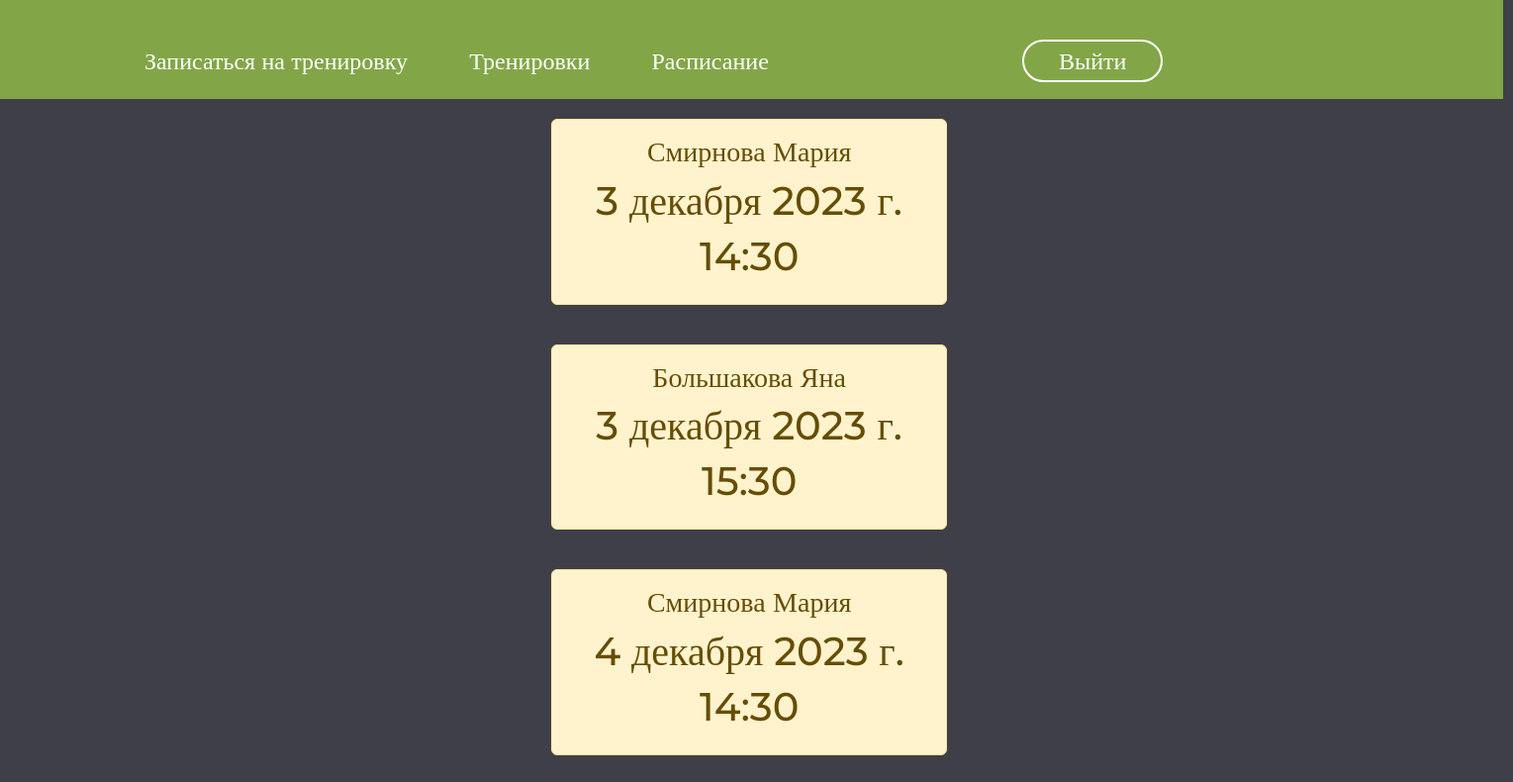
Page /lk on the earlier database version.
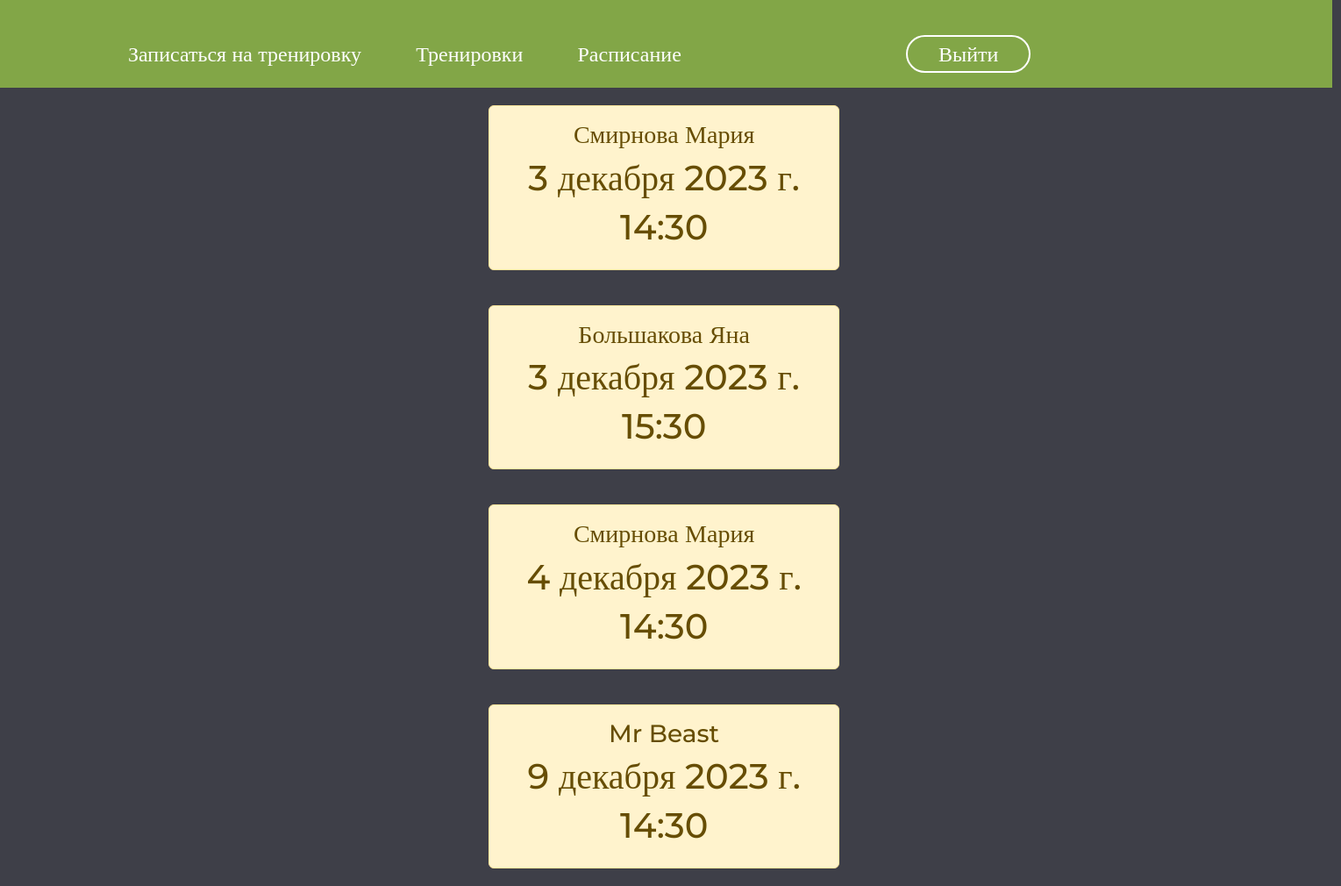
Same page on the later database version.
### lk/models.py (models this page shows, shortened)
class Articles(models.Model):
    title = models.CharField('ФИО', max_length=50)
    date = models.DateField('Дата тренировки')
    time = models.TimeField('Время тренировки')
    class Meta:
        verbose_name = 'Тренировку'
        verbose_name_plural = 'Тренировки'

### lk/views.py (the view)
# urls.py: path('lk', views.lk, name='lk'),
def lk(request):
    lk = Articles.objects.order_by('date', 'time')
    return render(request, 'lk/lk.html', {'lk': lk})

### lk/templates/lk/lk.html (shortened to what this page needs)
{% extends 'lk/base2.html'%}
{% load static %}
{% block content %}
<div class="container">
    {% if lk %}
    {% for f in lk %}
        <div class = 'alert alert-warning' style="width: 400px; margin: 20px 34%; text-align: center; float: left; clear: both;">
            <h3>{{ f.title }}</h3>
            <h1>{{ f.date }}</h1>
            <h1>{{ f.time }}</h1>
        </div>
    {% endfor %}
    {% else %}
        <p style="text-align: center; margin-top: 250px;">Записей пока нет</p>
    {% endif %}
</div>
{% endblock %}

### lk/templates/lk/base2.html (shortened to what this page needs)
<!doctype html>
{% load static %}
<html lang="en">
<head>
    <link href="https://cdn.jsdelivr.net/npm/bootstrap@5.3.2/dist/css/bootstrap.min.css" rel="stylesheet"
>
    <link href="{%static 'shooting_tver/styles.css'%}" rel="stylesheet">
</head>
<body>
    <header>
        <div class="up">
            <nav style="padding-top: 44px; padding-left: 146px;">
                <a style="color: white; text-decoration: none; margin: 44px 56px 0px 0px" href="{% url 'add'%}">Записаться на тренировку</a>
                <a style="color: white; text-decoration: none; margin: 44px 56px 0px 0px" href="{% url 'lk'%}">Тренировки</a>
                <a style="color: white; text-decoration: none; margin: 44px 250px 0px 0px" href="{% url 'index_lk'%}">Расписание</a>
                <a style="color: white; text-decoration: none; margin: 44px 56px 0px 0px; border-radius: 50px; border: 2px solid #fff; padding: 5px 35px 5px 35px; margin-bottom: 10px;" href="{% url 'first_page'%}">Выйти</a>
            </nav>
        </div>
    </header>
{% block content %}
{% endblock %}
</body>
</html>

### shooting_tver/static/shooting_tver/styles.css (style rules this page uses)
header { color: #ffffff; font-family: 'Montserrat'; font-size: 24px; }
body { color: #ffffff; background: #3E3F48; font-family: 'Montserrat'; }

### lk/templates/lk/base2.html (style rules this page uses)
.up { width: 1519px; height: 100px; background: #82A647; }

Differences in the rows shown:
added Articles: title "Mr Beast", date "9 декабря 2023 г.", time "14:30"
